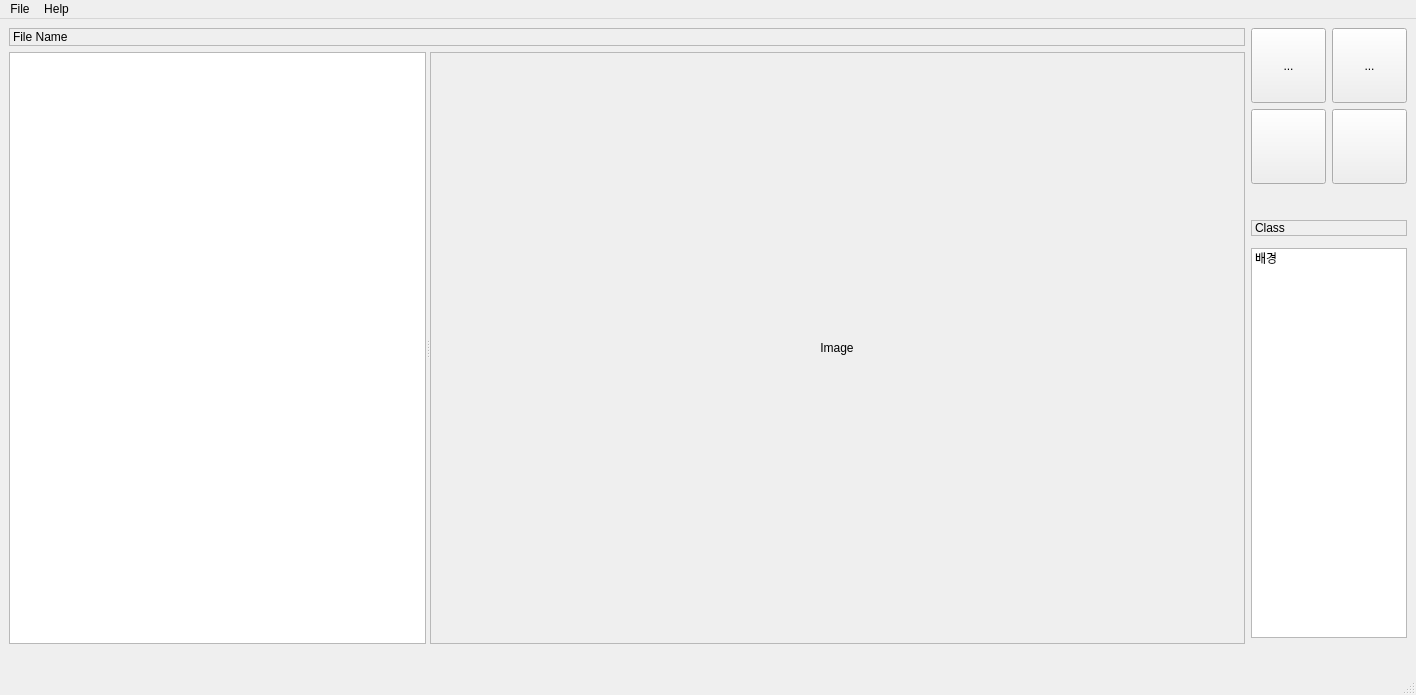
<?xml version="1.0" encoding="UTF-8"?>
<ui version="4.0">
 <class>MainWindow</class>
 <widget class="QMainWindow" name="MainWindow">
  <property name="geometry">
   <rect>
    <x>0</x>
    <y>0</y>
    <width>1416</width>
    <height>695</height>
   </rect>
  </property>
  <property name="focusPolicy">
   <enum>Qt::StrongFocus</enum>
  </property>
  <property name="windowTitle">
   <string>Kwater</string>
  </property>
  <property name="windowIcon">
   <iconset>
    <normaloff>../Icon/kwater.jpg</normaloff>../Icon/kwater.jpg</iconset>
  </property>
  <property name="animated">
   <bool>true</bool>
  </property>
  <widget class="QWidget" name="centralwidget">
   <layout class="QGridLayout" name="gridLayout_3">
    <item row="0" column="0" rowspan="11">
     <layout class="QGridLayout" name="gridLayout">
      <item row="0" column="0">
       <widget class="QLabel" name="fileNameLabel">
        <property name="sizePolicy">
         <sizepolicy hsizetype="Expanding" vsizetype="Fixed">
          <horstretch>0</horstretch>
          <verstretch>0</verstretch>
         </sizepolicy>
        </property>
        <property name="minimumSize">
         <size>
          <width>0</width>
          <height>18</height>
         </size>
        </property>
        <property name="frameShape">
         <enum>QFrame::StyledPanel</enum>
        </property>
        <property name="text">
         <string>File Name</string>
        </property>
        <property name="textInteractionFlags">
         <set>Qt::LinksAccessibleByMouse|Qt::TextSelectableByMouse</set>
        </property>
       </widget>
      </item>
      <item row="1" column="0">
       <widget class="QSplitter" name="splitter">
        <property name="orientation">
         <enum>Qt::Horizontal</enum>
        </property>
        <widget class="QTreeView" name="treeView">
         <property name="sizePolicy">
          <sizepolicy hsizetype="Expanding" vsizetype="Expanding">
           <horstretch>0</horstretch>
           <verstretch>0</verstretch>
          </sizepolicy>
         </property>
         <property name="minimumSize">
          <size>
           <width>0</width>
           <height>0</height>
          </size>
         </property>
         <property name="maximumSize">
          <size>
           <width>16777215</width>
           <height>16777215</height>
          </size>
         </property>
         <property name="cursor" stdset="0">
          <cursorShape>ArrowCursor</cursorShape>
         </property>
         <property name="focusPolicy">
          <enum>Qt::NoFocus</enum>
         </property>
         <property name="frameShape">
          <enum>QFrame::StyledPanel</enum>
         </property>
         <property name="dragDropMode">
          <enum>QAbstractItemView::DragDrop</enum>
         </property>
         <property name="defaultDropAction">
          <enum>Qt::CopyAction</enum>
         </property>
        </widget>
        <widget class="QWidget" name="layoutWidget">
         <layout class="QVBoxLayout" name="verticalLayout">
          <item>
           <layout class="QGridLayout" name="gridLayout_2">
            <property name="horizontalSpacing">
             <number>6</number>
            </property>
            <item row="0" column="0">
             <widget class="QScrollArea" name="scrollArea">
              <property name="enabled">
               <bool>true</bool>
              </property>
              <property name="minimumSize">
               <size>
                <width>500</width>
                <height>0</height>
               </size>
              </property>
              <property name="focusPolicy">
               <enum>Qt::StrongFocus</enum>
              </property>
              <property name="frameShape">
               <enum>QFrame::StyledPanel</enum>
              </property>
              <property name="verticalScrollBarPolicy">
               <enum>Qt::ScrollBarAsNeeded</enum>
              </property>
              <property name="horizontalScrollBarPolicy">
               <enum>Qt::ScrollBarAsNeeded</enum>
              </property>
              <property name="sizeAdjustPolicy">
               <enum>QAbstractScrollArea::AdjustIgnored</enum>
              </property>
              <property name="widgetResizable">
               <bool>true</bool>
              </property>
              <property name="alignment">
               <set>Qt::AlignCenter</set>
              </property>
              <widget class="QWidget" name="scrollAreaWidgetContents">
               <property name="geometry">
                <rect>
                 <x>0</x>
                 <y>0</y>
                 <width>809</width>
                 <height>576</height>
                </rect>
               </property>
               <property name="layoutDirection">
                <enum>Qt::LeftToRight</enum>
               </property>
               <layout class="QFormLayout" name="formLayout">
                <property name="sizeConstraint">
                 <enum>QLayout::SetDefaultConstraint</enum>
                </property>
                <property name="fieldGrowthPolicy">
                 <enum>QFormLayout::FieldsStayAtSizeHint</enum>
                </property>
                <property name="labelAlignment">
                 <set>Qt::AlignCenter</set>
                </property>
                <property name="formAlignment">
                 <set>Qt::AlignCenter</set>
                </property>
                <item row="0" column="0">
                 <widget class="QLabel" name="mainImageViewer">
                  <property name="sizePolicy">
                   <sizepolicy hsizetype="Preferred" vsizetype="Preferred">
                    <horstretch>0</horstretch>
                    <verstretch>0</verstretch>
                   </sizepolicy>
                  </property>
                  <property name="frameShape">
                   <enum>QFrame::NoFrame</enum>
                  </property>
                  <property name="text">
                   <string>Image</string>
                  </property>
                  <property name="alignment">
                   <set>Qt::AlignCenter</set>
                  </property>
                 </widget>
                </item>
               </layout>
              </widget>
             </widget>
            </item>
           </layout>
          </item>
          <item>
           <layout class="QHBoxLayout" name="horizontalLayout"/>
          </item>
         </layout>
        </widget>
       </widget>
      </item>
     </layout>
    </item>
    <item row="11" column="0">
     <widget class="QLabel" name="situationLabel">
      <property name="text">
       <string/>
      </property>
     </widget>
    </item>
    <item row="0" column="1">
     <widget class="QToolButton" name="brushButton">
      <property name="sizePolicy">
       <sizepolicy hsizetype="Expanding" vsizetype="Expanding">
        <horstretch>0</horstretch>
        <verstretch>0</verstretch>
       </sizepolicy>
      </property>
      <property name="minimumSize">
       <size>
        <width>75</width>
        <height>75</height>
       </size>
      </property>
      <property name="maximumSize">
       <size>
        <width>75</width>
        <height>75</height>
       </size>
      </property>
      <property name="focusPolicy">
       <enum>Qt::TabFocus</enum>
      </property>
      <property name="toolTip">
       <string>Brush</string>
      </property>
      <property name="statusTip">
       <string>BrushTool</string>
      </property>
      <property name="layoutDirection">
       <enum>Qt::LeftToRight</enum>
      </property>
      <property name="text">
       <string>...</string>
      </property>
      <property name="icon">
       <iconset>
        <normaloff>../Icon/brush.png</normaloff>../Icon/brush.png</iconset>
      </property>
      <property name="iconSize">
       <size>
        <width>25</width>
        <height>25</height>
       </size>
      </property>
      <property name="checkable">
       <bool>true</bool>
      </property>
     </widget>
    </item>
    <item row="1" column="1">
     <widget class="QToolButton" name="yoloSegmentButton">
      <property name="minimumSize">
       <size>
        <width>75</width>
        <height>75</height>
       </size>
      </property>
      <property name="icon">
       <iconset>
        <normaloff>../Icon/ai.png</normaloff>../Icon/ai.png</iconset>
      </property>
      <property name="iconSize">
       <size>
        <width>35</width>
        <height>35</height>
       </size>
      </property>
     </widget>
    </item>
    <item row="1" column="2">
     <widget class="QToolButton" name="yoloDetectButton">
      <property name="minimumSize">
       <size>
        <width>75</width>
        <height>75</height>
       </size>
      </property>
      <property name="icon">
       <iconset>
        <normaloff>../Icon/global.png</normaloff>../Icon/global.png</iconset>
      </property>
      <property name="iconSize">
       <size>
        <width>30</width>
        <height>30</height>
       </size>
      </property>
     </widget>
    </item>
    <item row="9" column="1" colspan="2">
     <widget class="QListWidget" name="listWidget">
      <property name="sizePolicy">
       <sizepolicy hsizetype="Expanding" vsizetype="Expanding">
        <horstretch>0</horstretch>
        <verstretch>0</verstretch>
       </sizepolicy>
      </property>
      <property name="minimumSize">
       <size>
        <width>15</width>
        <height>15</height>
       </size>
      </property>
      <property name="maximumSize">
       <size>
        <width>16777215</width>
        <height>16777215</height>
       </size>
      </property>
      <property name="layoutDirection">
       <enum>Qt::LeftToRight</enum>
      </property>
      <item>
       <property name="text">
        <string>배경</string>
       </property>
       <property name="flags">
        <set>ItemIsSelectable|ItemIsEditable|ItemIsDragEnabled|ItemIsUserCheckable|ItemIsEnabled</set>
       </property>
      </item>
     </widget>
    </item>
    <item row="7" column="1" colspan="2">
     <widget class="QLabel" name="label">
      <property name="frameShape">
       <enum>QFrame::StyledPanel</enum>
      </property>
      <property name="text">
       <string>Class</string>
      </property>
      <property name="margin">
       <number>4</number>
      </property>
     </widget>
    </item>
    <item row="0" column="2">
     <widget class="QToolButton" name="eraseButton">
      <property name="sizePolicy">
       <sizepolicy hsizetype="Expanding" vsizetype="Expanding">
        <horstretch>0</horstretch>
        <verstretch>0</verstretch>
       </sizepolicy>
      </property>
      <property name="minimumSize">
       <size>
        <width>75</width>
        <height>75</height>
       </size>
      </property>
      <property name="maximumSize">
       <size>
        <width>75</width>
        <height>75</height>
       </size>
      </property>
      <property name="toolTip">
       <string>Eraser</string>
      </property>
      <property name="statusTip">
       <string>Erasertool</string>
      </property>
      <property name="text">
       <string>...</string>
      </property>
      <property name="icon">
       <iconset>
        <normaloff>../Icon/eraser.png</normaloff>../Icon/eraser.png</iconset>
      </property>
      <property name="iconSize">
       <size>
        <width>25</width>
        <height>25</height>
       </size>
      </property>
      <property name="checkable">
       <bool>true</bool>
      </property>
     </widget>
    </item>
   </layout>
  </widget>
  <widget class="QMenuBar" name="menubar">
   <property name="geometry">
    <rect>
     <x>0</x>
     <y>0</y>
     <width>1416</width>
     <height>21</height>
    </rect>
   </property>
   <widget class="QMenu" name="menufile">
    <property name="title">
     <string>File</string>
    </property>
    <addaction name="actionNewProject"/>
    <addaction name="actionOpenProject"/>
    <addaction name="actionAddNewImages"/>
    <addaction name="separator"/>
    <addaction name="actionOpenFolder"/>
   </widget>
   <widget class="QMenu" name="menuhelp">
    <property name="title">
     <string>Help</string>
    </property>
   </widget>
   <addaction name="menufile"/>
   <addaction name="menuhelp"/>
  </widget>
  <widget class="QStatusBar" name="statusbar"/>
  <action name="actionSave">
   <property name="text">
    <string>Save</string>
   </property>
  </action>
  <action name="actionOpenFolder">
   <property name="text">
    <string>Open Folder</string>
   </property>
  </action>
  <action name="actionNewProject">
   <property name="text">
    <string>New Project</string>
   </property>
  </action>
  <action name="actionOpenProject">
   <property name="text">
    <string>Open Project</string>
   </property>
  </action>
  <action name="actionAddNewImages">
   <property name="text">
    <string>Add New Images</string>
   </property>
  </action>
 </widget>
 <resources/>
 <connections/>
</ui>
